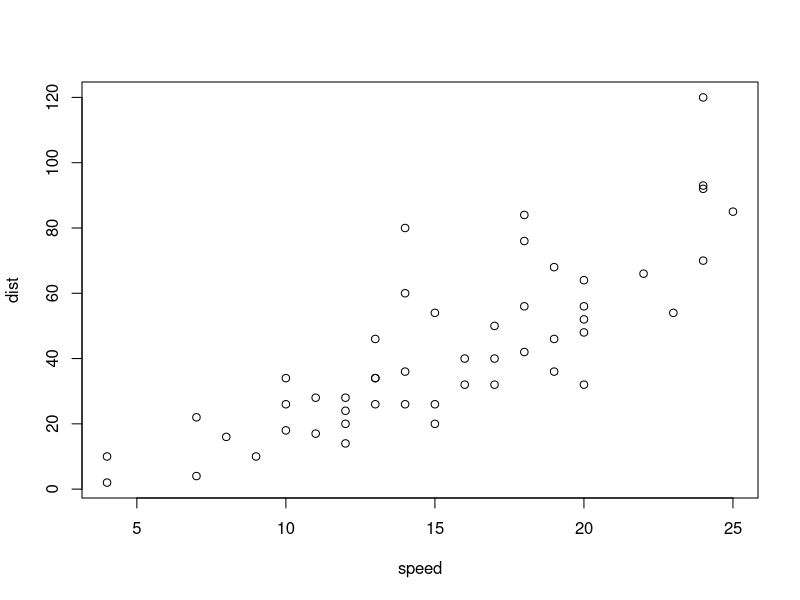
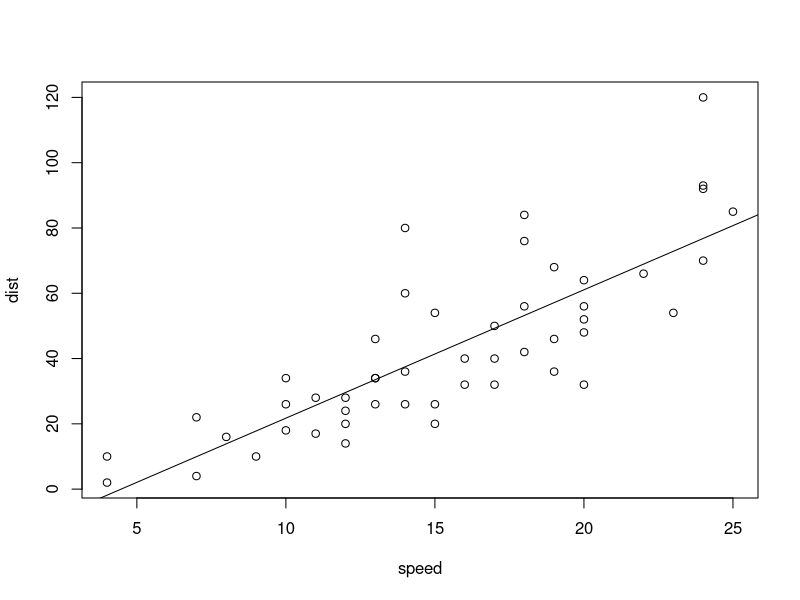
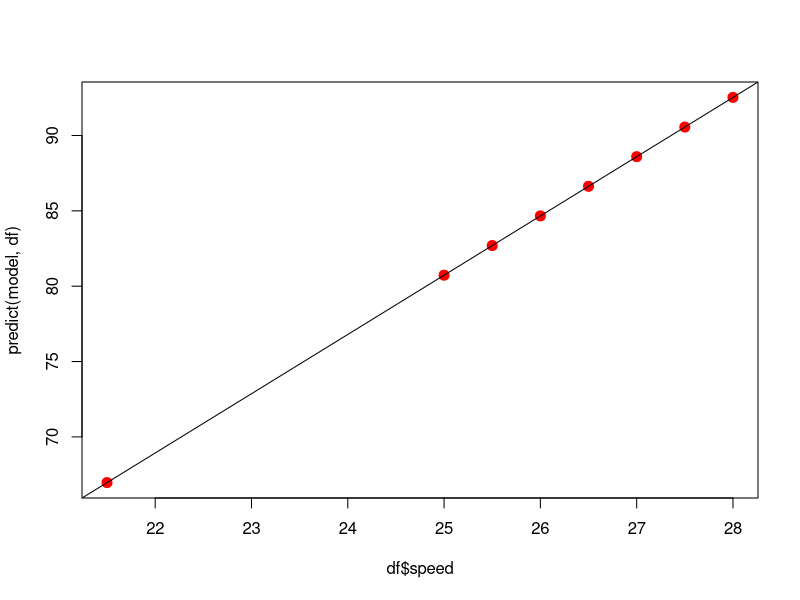
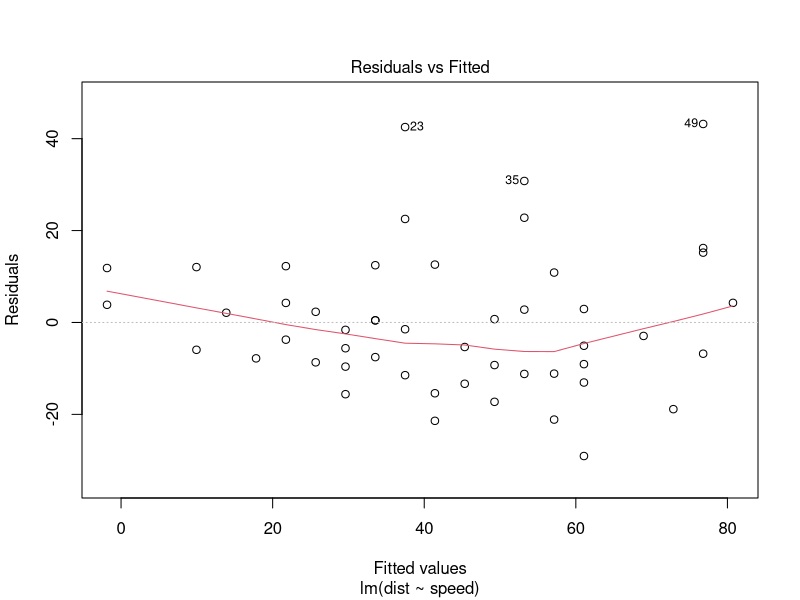
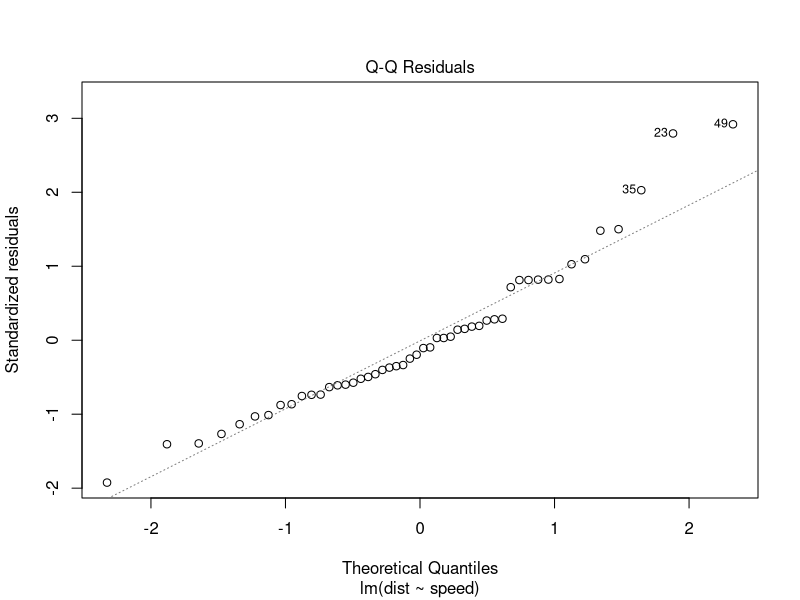
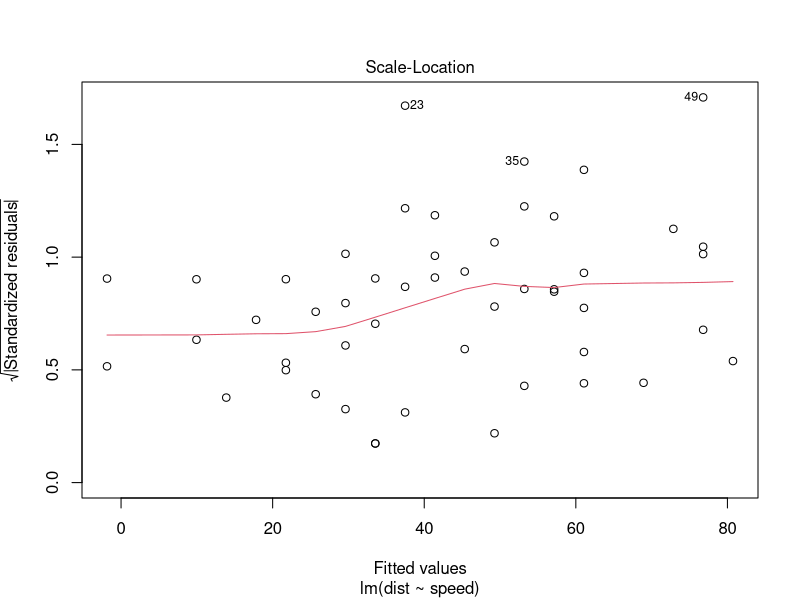
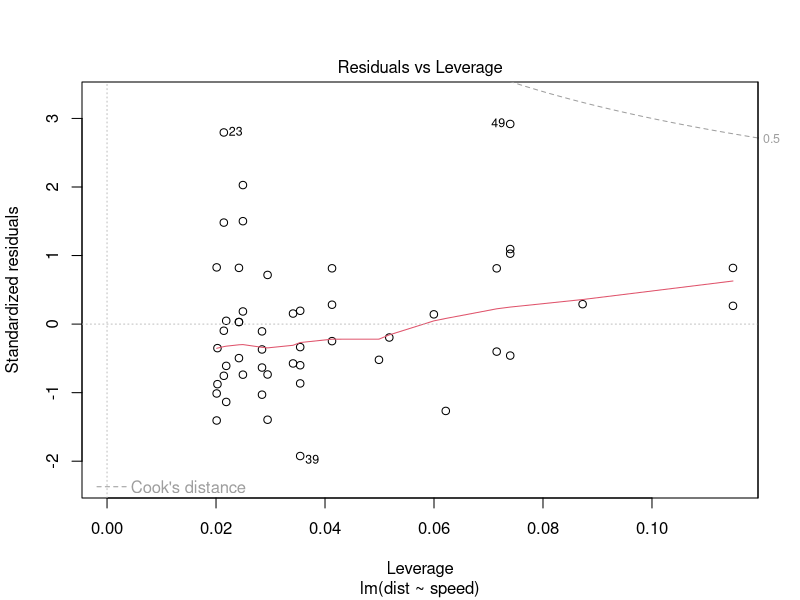
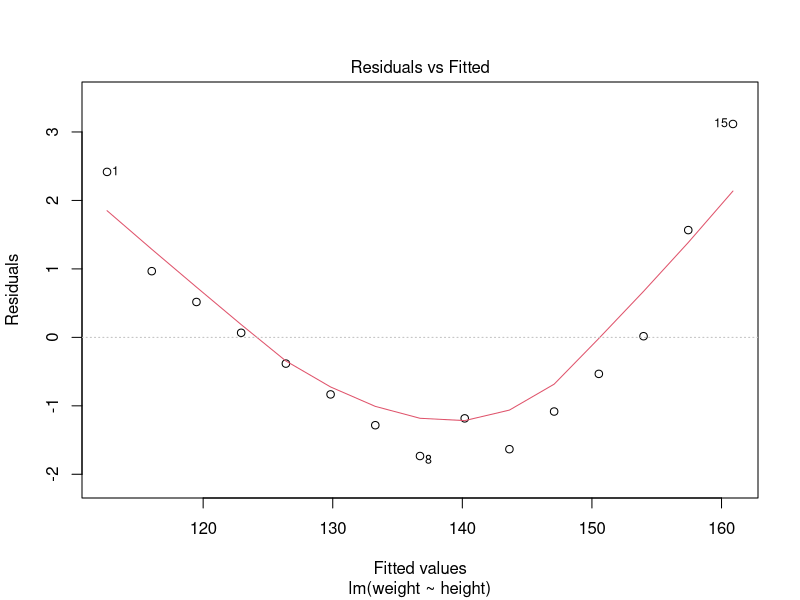

The R script that drew these images, in order:
#
# 2019-12-16
#
#
# 단순선형 회귀분석( simple linear regression analysis )
#
# Modeling: 현실 세계에서 일어나는 현상을 수학식으로 표현하는 행위
#
# 데이터 과학에서
# 독립변수 x를 설명변수(explanatory variable), 특징(feature)
# 종속변수 y를 반응변수(reponse variable), 레이블(label)
#
#                              (훈련data)
# 데이터 과학에서 Modeling이란 수집한 data를 이용하여 최적의 모델을 찾아내는 과정
#
# 최적의 모델을 찾는 과정
# 모델 : y = wx + b -> w,b를 계수(매개변수)
#
# 1. 모델 선택 -> 선형 방정식 선택
# 2. 주어진 data(훈련 data)를 적용하여 매개변수 결정
#   -> lm()
# 3. 예측은 훈련data에 없는 새로운 data로 모델이 레이블을 추정하는 과정
#   -> predict() : 훈련할 때 쓰지 않은 데이터를 가지고 예측해야함
# 4. 완성된 모델에 대한 품질 평가
#   -> summary() : 결과 이해
#
# 회귀분석(Regression Analysis)
#  관찰된 연속형 변수들에 대해 두 변수 사이의 모형울 구한 뒤 적합도를 측정해 내는 분석방법
#
#  시간에 따라 변화하는 데이터나 어떤 영항, 가설적 실험, 인과 관계의 모델링 등의 통계적 예측에 이용될 수 있다.
#
# 단순선형 회귀분석(simple linear regression analysis)
#  독립변수와 종속변수와의 관계가 선형으로 표현 하나의 독립변수를 다루는 분석방법
#
# 단순선형 회귀모델의 회귀식: y = wx+ b(w, b는 상수)
#          w, b는 어떻게 찾을 수 있을까?
#          x, y로 구성된 data를 이용하여 w, b를 찾아내는 모델
#

# 주행거리와 제동거리 사이의 회귀모델
str(cars)
head(cars)

# 산점도를 통한 선형 관계 확인
plot(dist~speed, data=cars)
plot(cars)

# 회귀모델 구하기,
# 종속 (반응)변수 독립(설명)변수 순서로 지정
model <- lm(dist~speed, cars)
model
#Call:
#lm(formula = dist ~ speed, data = cars)
#
#Coefficients:
#  (Intercept)        speed  
#      -17.579        3.932 
#      b값            w값
# y = 3.932*x -17.579
abline(model)

coef(model) # 매개변수(계수) = w, b값 출력
cars
fitted(model) # 훈련 data에 있는 샘플에 대한 예측값
residuals(model) # 잔차 : 회귀식으로 추정된 값과의 차이

# 잔차 제곱합을 평균제곱오차(MSE-mean squared error)로 변환
deviance(model)/length(cars$speed)

b <- coef(model)[1]
w <- coef(model)[2]
speed <- 21.5
dist <- w*speed + b
dist

df <- data.frame(speed=c(21.5,25.0,25.5,26.0,26.5,27.0,27.5,28.0))
predict(model,df)
plot(df$speed,predict(model,df),col='red',cex=2,pch=20)
abline(model)

speed <- cars[ ,1]
pred <- w*speed + b
pred

compare <- data.frame(pred, cars[ ,2], pred-cars[ ,2])
compare

colnames(compare) <- c("예상","실제","오차")

head(fitted(model), 3) # 예측
head(residuals(model), 3) # 추정된 값과의 차이
head(compare, 3)

summary(model)
# 평균은 클수록, 분산은 작을수록, 데이터 크기가 클수록 믿음이 커진다.
# -> t-통계량(t-statistics)/t-값(t-value)
# t-값이 크면 대립가설에 대한 믿음이 강해진다.
# t-값이 작으면 대립가설에 대한 믿음이 약해진다.
# 데이터를 통해 '대립가설이 통계학적으로 유의미하다'라는 것을 증명하고 확인하는 작업을 t-검정(t-test)라 한다.
#
# '귀무가설이 참이라고 가정했을 때, 표본으로 부터 얻어지는 통계치가 나타날(관측될) 확률'을 계산하는데
# 이 때 계산된 확률값을 p값이라 한다.
#
# p값이 매우 낮으면, 이러한 표본 통계값은 우연히 나타나기가 어려운 케이스이기 때문에,
# 우리는 귀무가설을 채택하지 않고(기각하고), 대안적인 가설인 가설, 즉 대립가설을 채택한다.

#Call:
#  lm(formula = dist ~ speed, data = cars)
#
#Residuals:
#  Min      1Q  Median      3Q     Max 
#-29.069  -9.525  -2.272   9.215  43.201 
#
#Coefficients:
#            Estimate  Std. Error t value  Pr(>|t|)    
#(Intercept) -17.5791     6.7584  -2.601   0.0123 *  
#  speed       3.9324     0.4155   9.464 1.49e-12 ***
#                                                 -> 제동거리에 영향을 미친다.
#  ---
#  Signif. codes:  0 ‘***’ 0.001 ‘**’ 0.01 ‘*’ 0.05 ‘.’ 0.1 ‘ ’ 1
#
#Residual standard error: 15.38 on 48 degrees of freedom
#Multiple R-squared:  0.6511,	Adjusted R-squared:  0.6438 
#F-statistic: 89.57 on 1 and 48 DF,  p-value: 1.49e-12
#                                    -> 0.05보다 작으면 통계적으로 유의하다.
#                                    -> 귀무가설을 기각할 때를 의미한다. 이는 대립가설 채택을 의미한다.

str(cars)
head(cars)
car_model <- lm(dist~speed,data=cars)
coef(car_model)
plot(car_model)
abline(car_model,col='red')
summary(car_model)

#Coefficients:
#            Estimate Std. Error t value Pr(>|t|)
#                                         -> 데이터가 퍼져있는 정도 : 0.05>= 퍼져있는 정도가 적다.
#                                         -> 오차의 정도를 예측해 볼 수 있다.
#(Intercept) -17.5791     6.7584  -2.601   0.0123 *
#                                          -> women보다 데이터가 (선을 기준으로) 퍼져있다.
#  speed         3.9324     0.4155   9.464 1.49e-12 ***

str(women)
head(women)
women_model <- lm(weight~height,data=women)
coef(women_model)
plot(women_model)
abline(women_model,col='red')
summary(women_model)

#Coefficients:
#              Estimate Std. Error t value Pr(>|t|)    
#(Intercept) -87.51667    5.93694  -14.74 1.71e-09 ***
#                                          -> 데이터가 (선을 기준으로) 모여있다.
#  height        3.45000    0.09114   37.85 1.09e-14 ***

# 교재 p.446-497
